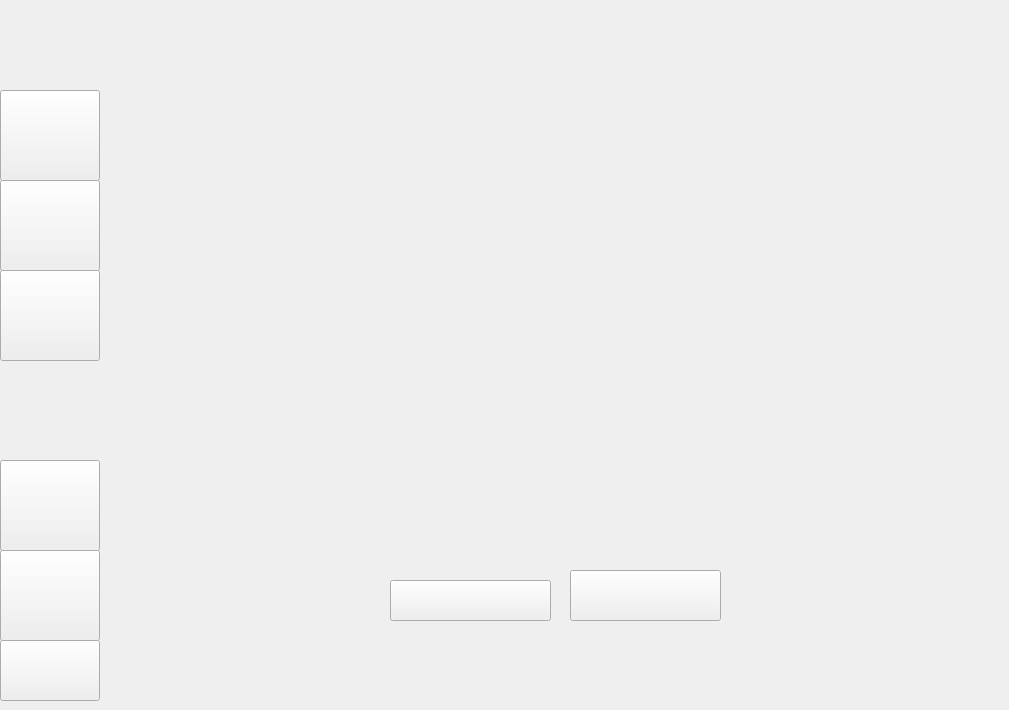
    <widget class="QWidget" name="page_16">
     <widget class="QLabel" name="label_16">
      <property name="geometry">
       <rect>
        <x>0</x>
        <y>0</y>
        <width>1000</width>
        <height>700</height>
       </rect>
      </property>
      <property name="text">
       <string/>
      </property>
      <property name="pixmap">
       <pixmap resource="resources.qrc">:/resources/ModCla2.png</pixmap>
      </property>
      <property name="scaledContents">
       <bool>true</bool>
      </property>
     </widget>
     <widget class="QPushButton" name="pushButton_49">
      <property name="geometry">
       <rect>
        <x>0</x>
        <y>90</y>
        <width>100</width>
        <height>91</height>
       </rect>
      </property>
      <property name="text">
       <string/>
      </property>
     </widget>
     <widget class="QPushButton" name="pushButton_50">
      <property name="geometry">
       <rect>
        <x>0</x>
        <y>180</y>
        <width>100</width>
        <height>91</height>
       </rect>
      </property>
      <property name="text">
       <string/>
      </property>
     </widget>
     <widget class="QPushButton" name="pushButton_51">
      <property name="geometry">
       <rect>
        <x>0</x>
        <y>270</y>
        <width>100</width>
        <height>91</height>
       </rect>
      </property>
      <property name="text">
       <string/>
      </property>
     </widget>
     <widget class="QPushButton" name="pushButton_52">
      <property name="geometry">
       <rect>
        <x>390</x>
        <y>580</y>
        <width>161</width>
        <height>41</height>
       </rect>
      </property>
      <property name="text">
       <string/>
      </property>
     </widget>
     <widget class="QPushButton" name="pushButton_53">
      <property name="geometry">
       <rect>
        <x>570</x>
        <y>570</y>
        <width>151</width>
        <height>51</height>
       </rect>
      </property>
      <property name="text">
       <string/>
      </property>
     </widget>
     <widget class="QPushButton" name="pushButton_83">
      <property name="geometry">
       <rect>
        <x>0</x>
        <y>460</y>
        <width>100</width>
        <height>91</height>
       </rect>
      </property>
      <property name="text">
       <string/>
      </property>
     </widget>
     <widget class="QPushButton" name="pushButton_153">
      <property name="geometry">
       <rect>
        <x>0</x>
        <y>550</y>
        <width>100</width>
        <height>91</height>
       </rect>
      </property>
      <property name="text">
       <string/>
      </property>
     </widget>
     <widget class="QPushButton" name="pushButton_166">
      <property name="geometry">
       <rect>
        <x>0</x>
        <y>640</y>
        <width>100</width>
        <height>61</height>
       </rect>
      </property>
      <property name="text">
       <string/>
      </property>
     </widget>
    </widget>
